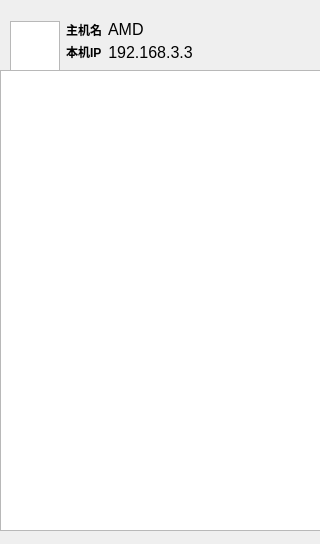
<?xml version="1.0" encoding="UTF-8"?>
<ui version="4.0">
 <class>woniu</class>
 <widget class="QMainWindow" name="woniu">
  <property name="geometry">
   <rect>
    <x>0</x>
    <y>0</y>
    <width>320</width>
    <height>544</height>
   </rect>
  </property>
  <property name="windowTitle">
   <string>蜗牛快传</string>
  </property>
  <widget class="QWidget" name="centralWidget1">
   <property name="enabled">
    <bool>true</bool>
   </property>
   <widget class="QWidget" name="horizontalLayoutWidget">
    <property name="geometry">
     <rect>
      <x>0</x>
      <y>10</y>
      <width>321</width>
      <height>61</height>
     </rect>
    </property>
    <layout class="QHBoxLayout" name="horizontalLayout">
     <property name="leftMargin">
      <number>10</number>
     </property>
     <item>
      <widget class="QGraphicsView" name="graphicsView">
       <property name="enabled">
        <bool>true</bool>
       </property>
       <property name="sizePolicy">
        <sizepolicy hsizetype="Expanding" vsizetype="Expanding">
         <horstretch>0</horstretch>
         <verstretch>0</verstretch>
        </sizepolicy>
       </property>
       <property name="minimumSize">
        <size>
         <width>50</width>
         <height>50</height>
        </size>
       </property>
       <property name="maximumSize">
        <size>
         <width>50</width>
         <height>50</height>
        </size>
       </property>
      </widget>
     </item>
     <item>
      <layout class="QVBoxLayout" name="verticalLayout_4">
       <item>
        <layout class="QHBoxLayout" name="horizontalLayout_2">
         <item>
          <widget class="QLabel" name="localNameLabel">
           <property name="font">
            <font>
             <bold>true</bold>
            </font>
           </property>
           <property name="midLineWidth">
            <number>200</number>
           </property>
           <property name="text">
            <string>主机名</string>
           </property>
           <property name="alignment">
            <set>Qt::AlignCenter</set>
           </property>
          </widget>
         </item>
         <item>
          <widget class="QLabel" name="localName">
           <property name="font">
            <font>
             <pointsize>12</pointsize>
            </font>
           </property>
           <property name="layoutDirection">
            <enum>Qt::RightToLeft</enum>
           </property>
           <property name="text">
            <string>AMD</string>
           </property>
           <property name="alignment">
            <set>Qt::AlignLeading|Qt::AlignLeft|Qt::AlignVCenter</set>
           </property>
          </widget>
         </item>
         <item>
          <spacer name="horizontalSpacer_4">
           <property name="orientation">
            <enum>Qt::Horizontal</enum>
           </property>
           <property name="sizeHint" stdset="0">
            <size>
             <width>32</width>
             <height>22</height>
            </size>
           </property>
          </spacer>
         </item>
        </layout>
       </item>
       <item>
        <layout class="QHBoxLayout" name="horizontalLayout_3">
         <property name="topMargin">
          <number>0</number>
         </property>
         <item>
          <widget class="QLabel" name="localIPv4Label">
           <property name="font">
            <font>
             <bold>true</bold>
             <stylestrategy>PreferAntialias</stylestrategy>
             <kerning>true</kerning>
            </font>
           </property>
           <property name="midLineWidth">
            <number>500</number>
           </property>
           <property name="text">
            <string>本机IP</string>
           </property>
           <property name="alignment">
            <set>Qt::AlignLeading|Qt::AlignLeft|Qt::AlignVCenter</set>
           </property>
           <property name="indent">
            <number>0</number>
           </property>
          </widget>
         </item>
         <item>
          <widget class="QLabel" name="localIPv4">
           <property name="font">
            <font>
             <pointsize>12</pointsize>
            </font>
           </property>
           <property name="text">
            <string>192.168.3.3</string>
           </property>
           <property name="alignment">
            <set>Qt::AlignCenter</set>
           </property>
          </widget>
         </item>
         <item>
          <spacer name="horizontalSpacer_3">
           <property name="orientation">
            <enum>Qt::Horizontal</enum>
           </property>
           <property name="sizeHint" stdset="0">
            <size>
             <width>40</width>
             <height>20</height>
            </size>
           </property>
          </spacer>
         </item>
        </layout>
       </item>
      </layout>
     </item>
    </layout>
   </widget>
   <widget class="QListWidget" name="remoteDevice">
    <property name="enabled">
     <bool>true</bool>
    </property>
    <property name="geometry">
     <rect>
      <x>0</x>
      <y>70</y>
      <width>321</width>
      <height>461</height>
     </rect>
    </property>
   </widget>
  </widget>
 </widget>
 <layoutdefault spacing="6" margin="11"/>
 <resources/>
 <connections/>
</ui>
